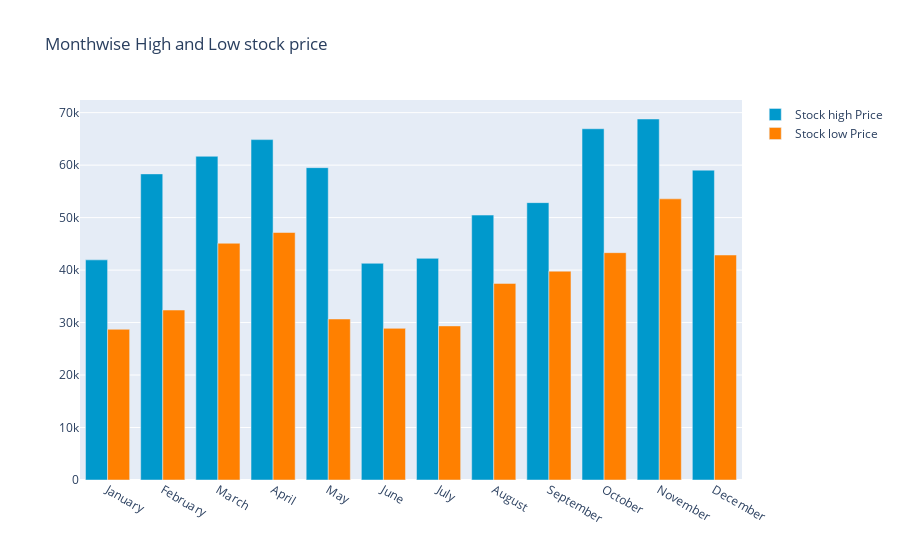

Source (notebook cell):
### Code cell
y_2021.groupby(y_2021['date'].dt.strftime('%B'))['low'].min()
monthvise_high = y_2021.groupby(data['date'].dt.strftime('%B'))['high'].max()
monthvise_high = monthvise_high.reindex(new_order, axis=0)

monthvise_low = y_2021.groupby(y_2021['date'].dt.strftime('%B'))['low'].min()
monthvise_low = monthvise_low.reindex(new_order, axis=0)

fig = go.Figure()
fig.add_trace(go.Bar(
    x=monthvise_high.index,
    y=monthvise_high,
    name='Stock high Price',
    marker_color='rgb(0, 153, 204)'
))
fig.add_trace(go.Bar(
    x=monthvise_low.index,
    y=monthvise_low,
    name='Stock low Price',
    marker_color='rgb(255, 128, 0)'
))

fig.update_layout(barmode='group', 
                  title=' Monthwise High and Low stock price')
fig.show()

### Figure 1 — Plotly figure (JSON) as saved in the notebook; plotly's stock layout.template omitted (floating-point values rounded to 4 significant figures)
{"data": [{"marker": {"color": "rgb(0, 153, 204)"}, "name": "Stock high Price", "type": "bar", "x": ["January", "February", "March", "April", "May", "June", "July", "August", "September", "October", "November", "December"], "y": [41950.0, 58330.0, 61680.0, 64860.0, 59520.0, 41300.0, 42240.0, 50480.0, 52850.0, 66930.0, 68790.0, 59040.0]}, {"marker": {"color": "rgb(255, 128, 0)"}, "name": "Stock low Price", "type": "bar", "x": ["January", "February", "March", "April", "May", "June", "July", "August", "September", "October", "November", "December"], "y": [28720.0, 32380.0, 45120.0, 47160.0, 30680.0, 28890.0, 29360.0, 37460.0, 39790.0, 43320.0, 53570.0, 42870.0]}], "layout": {"barmode": "group", "title": {"text": " Monthwise High and Low stock price"}}}
